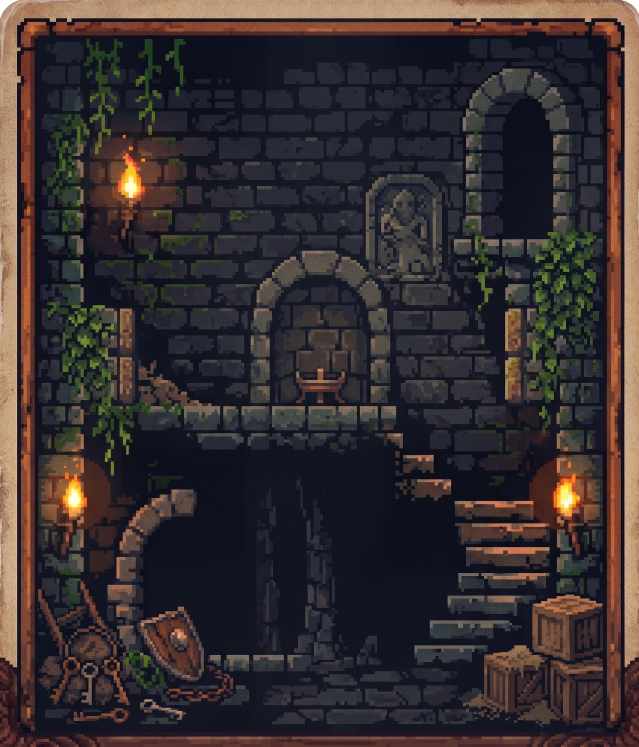
#> input picture Fond_Carte_Or.jpg, 1916 x 2240 px (shown at 1/3 size)
$ python preparer_echelle_or.py
#> lines starting #> are read from the running program, lines starting #| are printed output that depends on the picture
#!/usr/bin/env python3
"""Compose l’échelle de l’or : fond donjon + piste, format des autres dos.

- Fond_Carte_Or.jpg (source) → fond 750×1050 et fond perdu 820×1120
- Piste (EchelleOr_piste_Simple.png) cadrée dans la zone utile :
  5 mm depuis le trim (fond perdu 3 mm + marge de sécu, 5 mm en tout
  depuis le bord de coupe). La piste ne rentre ni dans le bleed ni
  dans la marge.

Sortie (racine) :
- Fond_Carte_Or.png           fond seul, 750×1050
- Fond_Carte_Or_fondperdu.png fond seul, 820×1120
- EchelleOr.png               fond + piste, 750×1050
- EchelleOr_fondperdu.png     fond + piste, 820×1120
"""
from __future__ import annotations

from pathlib import Path

from PIL import Image

from separer_logos_fonds import CARD_H, CARD_W

SCRIPTS = Path(__file__).resolve().parent
REPO = SCRIPTS.parents[1]

BLEED_MM = 3
SAFE_TOTAL_MM = 5  # hors fond perdu + marge, depuis le trim
BLEED_PX = round(CARD_W * BLEED_MM / 63.5)  # 35
SAFE_PX = round(CARD_W * SAFE_TOTAL_MM / 63.5)  # 59
BLEED_W, BLEED_H = CARD_W + 2 * BLEED_PX, CARD_H + 2 * BLEED_PX

SRC_FOND = REPO / "Fond_Carte_Or.jpg"
SRC_PISTE = REPO / "EchelleOr_piste_Simple.png"


def cover_fit(im: Image.Image, w: int, h: int) -> Image.Image:
    im = im.convert("RGB")
    scale = max(w / im.width, h / im.height)
    nw, nh = int(round(im.width * scale)), int(round(im.height * scale))
    im = im.resize((nw, nh), Image.Resampling.LANCZOS)
    x = (nw - w) // 2
    y = (nh - h) // 2
    return im.crop((x, y, x + w, y + h))


def opaque_bbox(im: Image.Image, thresh: int = 10) -> tuple[int, int, int, int]:
    a = im.getchannel("A")
    bb = a.point(lambda p: 255 if p > thresh else 0).getbbox()
    if bb is None:
        raise RuntimeError("piste vide")
    return bb


def fit_piste(piste: Image.Image, box_w: int, box_h: int) -> Image.Image:
    piste = piste.convert("RGBA")
    x0, y0, x1, y1 = opaque_bbox(piste)
    cropped = piste.crop((x0, y0, x1, y1))
    scale = min(box_w / cropped.width, box_h / cropped.height)
    nw = max(1, int(round(cropped.width * scale)))
    nh = max(1, int(round(cropped.height * scale)))
    return cropped.resize((nw, nh), Image.Resampling.LANCZOS)


def paste_centered(dest: Image.Image, src: Image.Image, box: tuple[int, int, int, int]) -> None:
    x0, y0, x1, y1 = box
    x = x0 + (x1 - x0 - src.width) // 2
    y = y0 + (y1 - y0 - src.height) // 2
    dest.alpha_composite(src, (x, y))


def main() -> None:
    src = Image.open(SRC_FOND)
#> src is the input picture: PIL image 1916x2240 RGB; mean R, G, B 56.1, 48, 49.2
    fond_fp = cover_fit(src, BLEED_W, BLEED_H)
#> in cover_fit, `return im.crop((x, y, x + w, y + h))`:
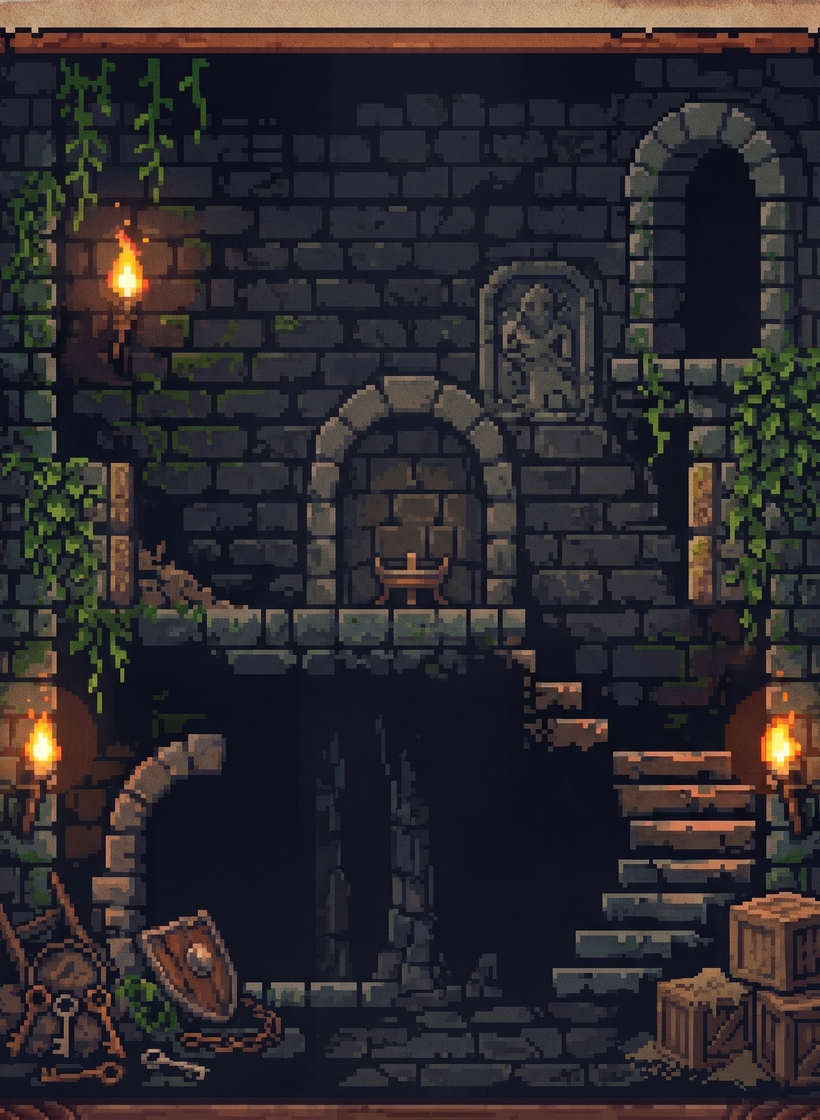
#> returned value: PIL image 820x1120 RGB; mean R, G, B 47.3, 42.9, 46.3
    fond_ras = fond_fp.crop((BLEED_PX, BLEED_PX, BLEED_PX + CARD_W, BLEED_PX + CARD_H))
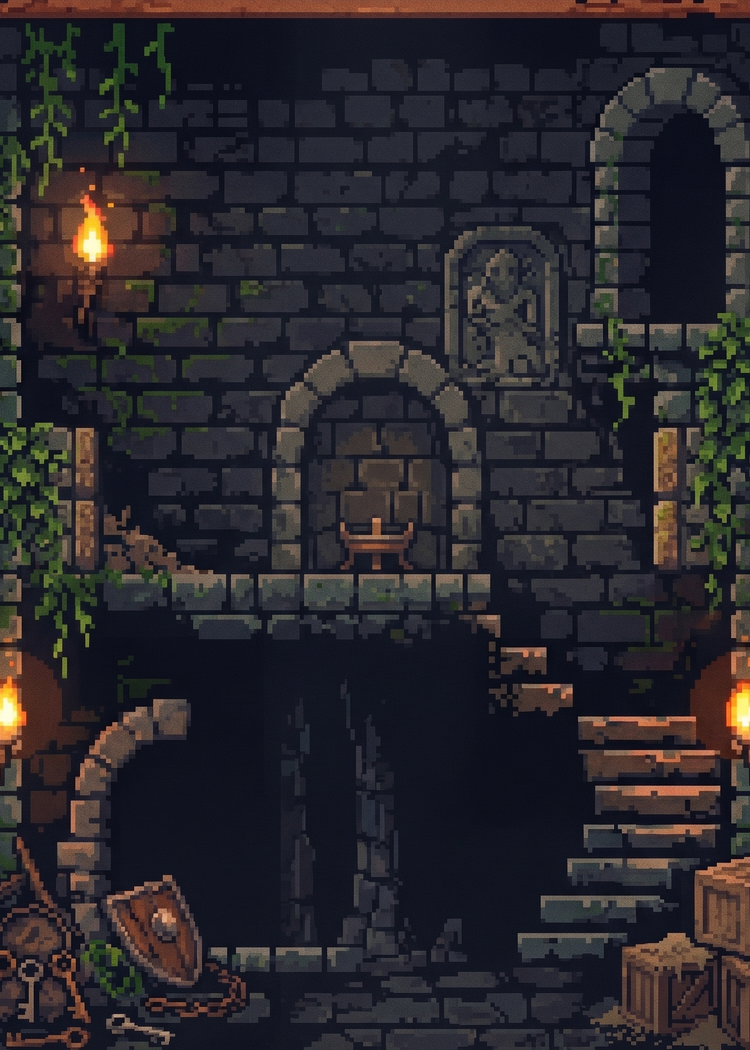
#> fond_ras: PIL image 750x1050 RGB; mean R, G, B 42.9, 40, 44.7
    fond_ras.save(REPO / "Fond_Carte_Or.png", "PNG", optimize=True)
    fond_fp.save(REPO / "Fond_Carte_Or_fondperdu.png", "PNG", optimize=True)

    inner_w = CARD_W - 2 * SAFE_PX
    inner_h = CARD_H - 2 * SAFE_PX
    piste = fit_piste(Image.open(SRC_PISTE), inner_w, inner_h)
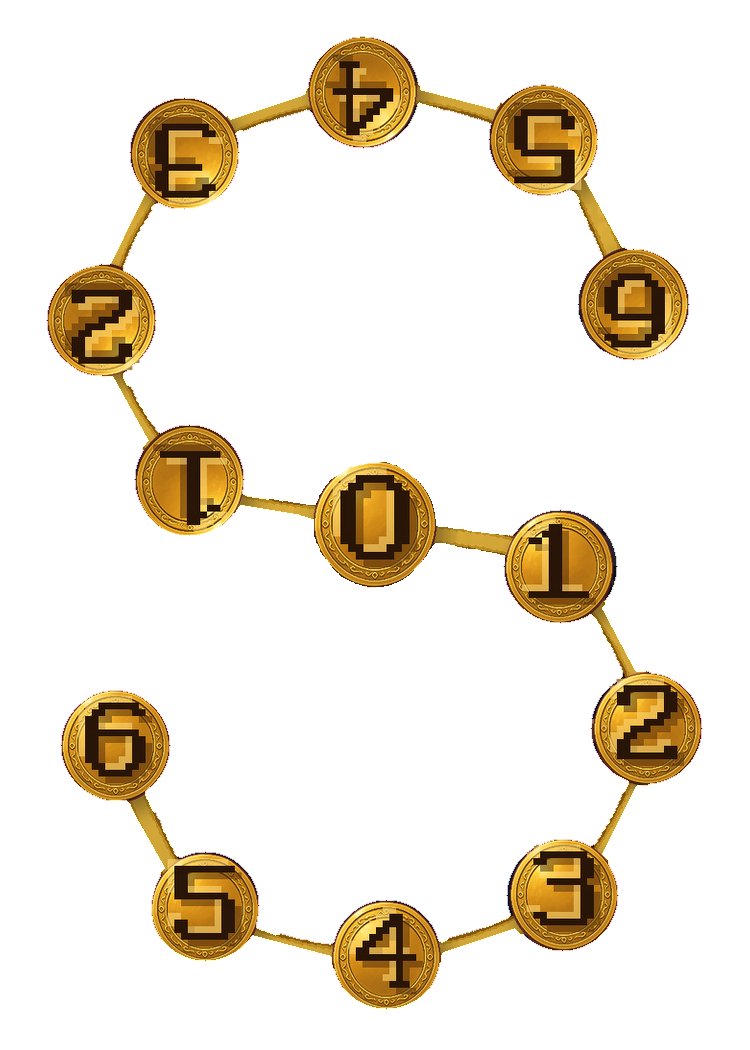
#> input picture EchelleOr_piste_Simple.png, 750 x 1050 px
#> in fit_piste, piste is the input picture: PIL image 750x1050 RGBA; mean R, G, B, A 28.7, 20.3, 6.2, 44.5
#> in opaque_bbox, `a = im.getchannel("A")`:
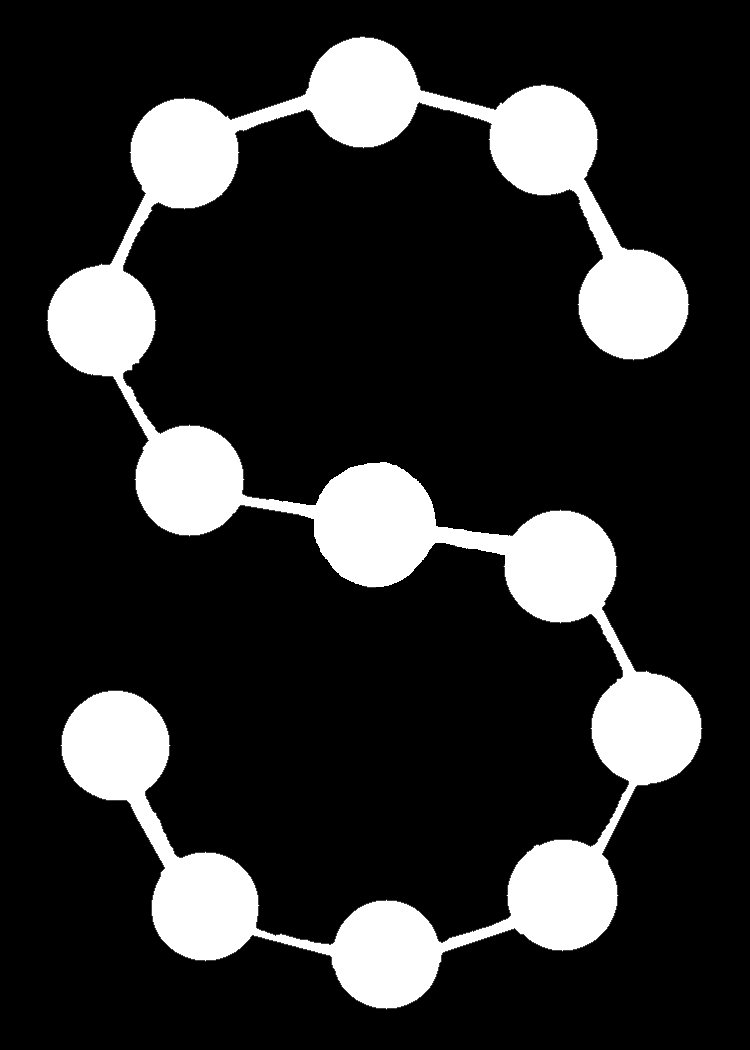
#> a: PIL image 750x1050 L; min 0, max 255, mean 44.5
#> in opaque_bbox, `bb = a.point(lambda p: 255 if p > thresh else 0).getbbox()`: bb = (46, 36, 703, 1010)
#> in fit_piste, `x0, y0, x1, y1 = opaque_bbox(piste)`: x0 = 46; y0 = 36; x1 = 703; y1 = 1010
#> in fit_piste, `cropped = piste.crop((x0, y0, x1, y1))`:
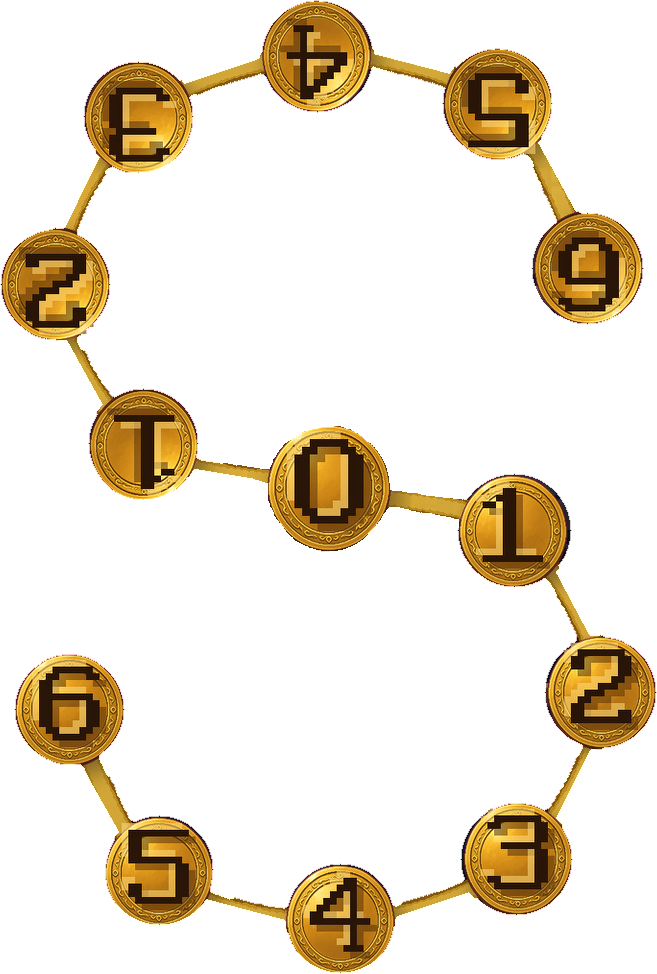
#> cropped: PIL image 657x974 RGBA; mean R, G, B, A 35.4, 25, 7.6, 54.7; transparent parts drawn white

    ras = fond_ras.convert("RGBA")
    paste_centered(ras, piste, (SAFE_PX, SAFE_PX, CARD_W - SAFE_PX, CARD_H - SAFE_PX))
    ras.convert("RGB").save(REPO / "EchelleOr.png", "PNG", optimize=True)

    fp = fond_fp.convert("RGBA")
    paste_centered(
        fp,
        piste,
        (
            BLEED_PX + SAFE_PX,
            BLEED_PX + SAFE_PX,
            BLEED_PX + CARD_W - SAFE_PX,
            BLEED_PX + CARD_H - SAFE_PX,
        ),
    )
#> call 2 of paste_centered, with box = (94, 94, 726, 1026)
#> in paste_centered (call 2), `dest.alpha_composite(src, (x, y))`:
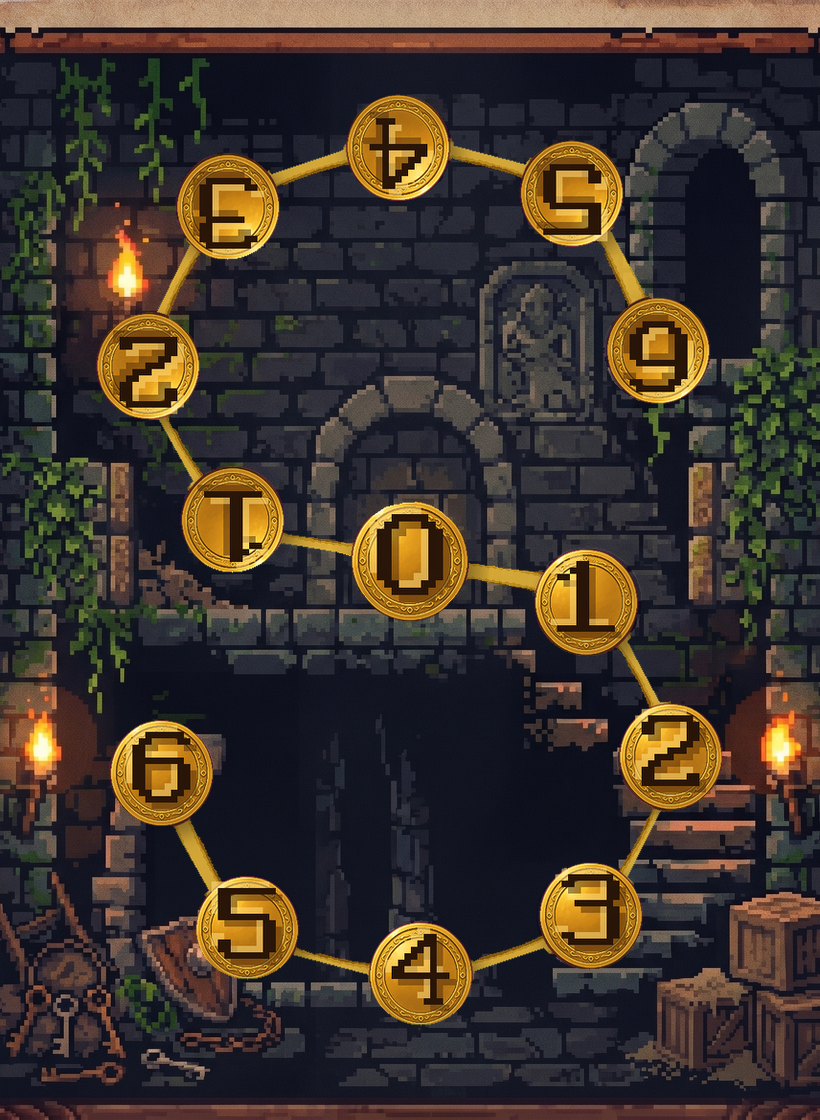
#> dest: PIL image 820x1120 RGBA; mean R, G, B, A 63.7, 53.3, 44.9, 255
    fp.convert("RGB").save(REPO / "EchelleOr_fondperdu.png", "PNG", optimize=True)

    print("fond ras", fond_ras.size)
#| fond ras (750, 1050)
    print("fond perdu", fond_fp.size, f"bleed {BLEED_PX} px = {BLEED_MM} mm")
#| fond perdu (820, 1120) bleed 35 px = 3 mm
    print(
        "piste",
        piste.size,
        f"safe {SAFE_PX} px = {SAFE_TOTAL_MM} mm depuis le trim",
    )
#| piste (629, 932) safe 59 px = 5 mm depuis le trim


if __name__ == "__main__":
    main()
